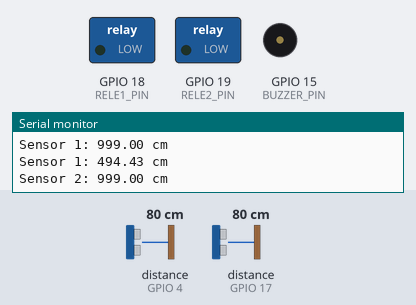
The sketch below on a simulated ESP32. Parts: switched loads named in the sketch (green lamp = pin HIGH), buzzer (waves = sounding, pin HIGH), the last lines printed to the serial monitor. Wiring (inferred from the names in the program): 2 × ultrasonic range finder: trigger GPIO 2, echo GPIO 4 / trigger GPIO 5, echo GPIO 17. Inputs (shaded band) come from the test bench; at power-on: distance to the obstacle (sensors on GPIO 4, GPIO 17) 80 cm. The echo pulse lasts 58.3 µs per cm; pins used as bus, display or sensor lines are not drawn.

Above: at 1.2 s.
1.3 s: distance to the obstacle (sensor on GPIO 4) set to 67 cm
At 3.7 s:
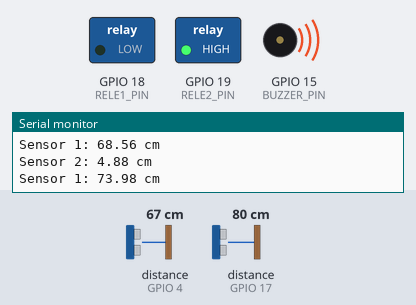
Timing chart, 0 to 5.2 s (numbered marks = the images above; inputs shaded):
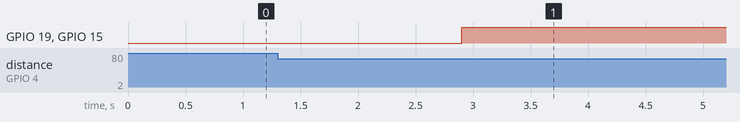

The sketch:

AGV_proximidade_releV3.ino
```cpp
#define TRIG1_PIN 2
#define ECHO1_PIN 4
#define RELE1_PIN 18

#define TRIG2_PIN 5
#define ECHO2_PIN 17
#define RELE2_PIN 19

#define BUZZER_PIN 15

volatile float distancia1 = 999;
volatile float distancia2 = 999;
volatile bool buzzerCont = false;
unsigned long buzzerStartTime = 0;

void setup() {
  Serial.begin(115200);

  pinMode(TRIG1_PIN, OUTPUT);
  pinMode(ECHO1_PIN, INPUT);
  pinMode(RELE1_PIN, OUTPUT);
  digitalWrite(RELE1_PIN, LOW);

  pinMode(TRIG2_PIN, OUTPUT);
  pinMode(ECHO2_PIN, INPUT);
  pinMode(RELE2_PIN, OUTPUT);
  digitalWrite(RELE2_PIN, LOW);

  pinMode(BUZZER_PIN, OUTPUT);
  digitalWrite(BUZZER_PIN, LOW);

  xTaskCreatePinnedToCore(sensor1Task, "Sensor1", 2048, NULL, 2, NULL, 0);
  xTaskCreatePinnedToCore(sensor2Task, "Sensor2", 2048, NULL, 2, NULL, 1);
  xTaskCreatePinnedToCore(buzzerTask, "Buzzer", 2048, NULL, 1, NULL, 0);
}

float medirDistancia(int trigPin, int echoPin) {
  digitalWrite(trigPin, LOW);
  delayMicroseconds(2);
  digitalWrite(trigPin, HIGH);
  delayMicroseconds(10);
  digitalWrite(trigPin, LOW);

  long duration = pulseIn(echoPin, HIGH, 30000); // timeout de 30ms
  if (duration == 0) return 999; // sem leitura
  return duration * 0.034 / 2;
}

void sensor1Task(void *pvParameters) {
  for (;;) {
    distancia1 = medirDistancia(TRIG1_PIN, ECHO1_PIN);
    Serial.print("Sensor 1: ");
    Serial.print(distancia1);
    Serial.println(" cm");

    if (distancia1 < 10) {
      digitalWrite(RELE1_PIN, HIGH);
      buzzerCont = true;
      buzzerStartTime = millis();
      vTaskDelay(3000 / portTICK_PERIOD_MS);
      digitalWrite(RELE1_PIN, LOW);
      buzzerCont = false;
    }

    vTaskDelay(50 / portTICK_PERIOD_MS);
  }
}

void sensor2Task(void *pvParameters) {
  for (;;) {
    distancia2 = medirDistancia(TRIG2_PIN, ECHO2_PIN);
    Serial.print("Sensor 2: ");
    Serial.print(distancia2);
    Serial.println(" cm");

    if (distancia2 < 10) {
      digitalWrite(RELE2_PIN, HIGH);
      buzzerCont = true;
      buzzerStartTime = millis();
      vTaskDelay(3000 / portTICK_PERIOD_MS);
      digitalWrite(RELE2_PIN, LOW);
      buzzerCont = false;
    }

    vTaskDelay(50 / portTICK_PERIOD_MS);
  }
}

void buzzerTask(void *pvParameters) {
  for (;;) {
    if (buzzerCont) {
      digitalWrite(BUZZER_PIN, HIGH);
    } else {
      float distancia = min(distancia1, distancia2);
      if (distancia >= 10 && distancia <= 40) {
        //int intervalo = map(distancia, 40, 10, 500, 20);
        int intervalo = map(distancia, 40, 10, 300, 20);
        digitalWrite(BUZZER_PIN, HIGH);
        vTaskDelay(intervalo / portTICK_PERIOD_MS);
        digitalWrite(BUZZER_PIN, LOW);
        vTaskDelay(intervalo / portTICK_PERIOD_MS);
      } else {
        digitalWrite(BUZZER_PIN, LOW);
        vTaskDelay(50 / portTICK_PERIOD_MS);
      }
    }
  }
}

void loop() {
  // Nada aqui
}
```

Measured:
- the behaviour switches between 72 and 71 cm on distance to the obstacle (sensor on GPIO 4) (found by bisection; images 0 and 1)
- after the input at 1.3 s, GPIO 19 (RELE2_PIN), GPIO 15 (BUZZER_PIN): LOW → HIGH after 1.6 s
